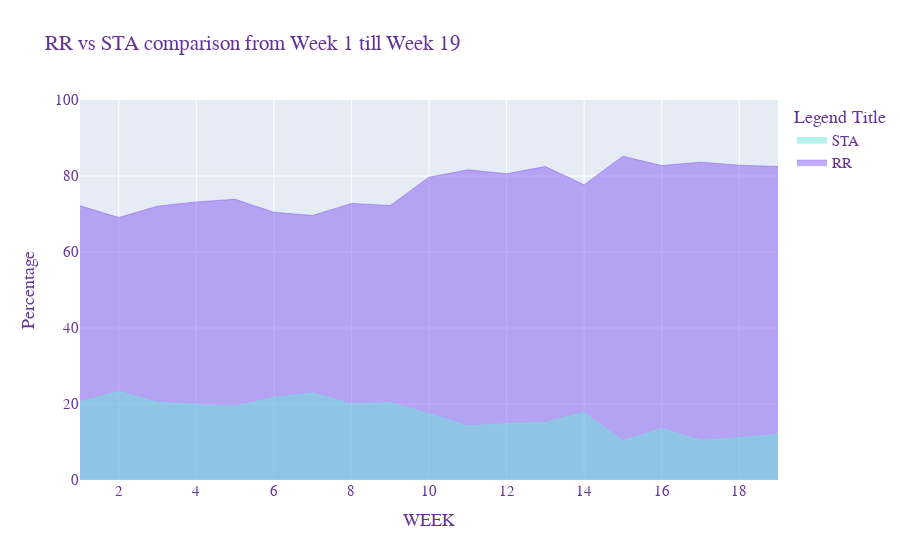

Notebook code for this chart:
### Code cell
x = data_vis.WEEK.to_list()
y1 = data_vis.RR.to_list()
y2 = data_vis.STA.to_list()
# y2 = [34, 21, 45, 27]

layout = go.Layout(
    title="RR vs STA comparison from Week 1 till Week 19",
    xaxis=dict(
        title="WEEK"
    ),
    yaxis=dict(
        title="Percentage"
    ) ) 

fig2 = go.Figure(layout=layout)


fig2.add_trace(go.Scatter(
    x=x, y=y1,
    hoverinfo='x+y',
    mode='lines',
    line=dict(width=0.5, color='rgb(131, 90, 241)'),
    stackgroup='one',
    name = "RR",
     # define stack group,
    
))

fig2.add_trace(go.Scatter
    (x=x, y=y2,
    hoverinfo='x+y', 
    mode='lines',
    line=dict(width=0.5, color='rgb(111, 231, 219)'), 
    stackgroup='two',
    name = "STA",
    ))

fig2.update_layout (yaxis_range=(0, 100),  font = dict(
        family = "Courier New, monospace",
        size = 15,
        color="RebeccaPurple"), legend_title = "Legend Title"
        )
fig2.show()

### Figure 1 — Plotly figure (JSON) as saved in the notebook; plotly's stock layout.template omitted (floating-point values rounded to 4 significant figures)
{"data": [{"hoverinfo": "x+y", "line": {"color": "rgb(131, 90, 241)", "width": 0.5}, "mode": "lines", "name": "RR", "stackgroup": "one", "type": "scatter", "x": [1, 2, 3, 4, 5, 6, 7, 8, 9, 10, 11, 12, 13, 14, 15, 16, 17, 18, 19], "y": [72.15, 69.06, 72.06, 73.18, 73.87, 70.44, 69.62, 72.78, 72.23, 79.69, 81.62, 80.59, 82.48, 77.68, 85.19, 82.74, 83.64, 82.84, 82.51]}, {"hoverinfo": "x+y", "line": {"color": "rgb(111, 231, 219)", "width": 0.5}, "mode": "lines", "name": "STA", "stackgroup": "two", "type": "scatter", "x": [1, 2, 3, 4, 5, 6, 7, 8, 9, 10, 11, 12, 13, 14, 15, 16, 17, 18, 19], "y": [20.54, 23.3, 20.43, 19.97, 19.32, 21.74, 22.94, 20, 20.38, 17.44, 14.21, 14.85, 15.11, 17.81, 10.33, 13.54, 10.46, 11.12, 12.05]}], "layout": {"font": {"color": "RebeccaPurple", "family": "Courier New, monospace", "size": 15}, "legend": {"title": {"text": "Legend Title"}}, "title": {"text": "RR vs STA comparison from Week 1 till Week 19"}, "xaxis": {"title": {"text": "WEEK"}}, "yaxis": {"range": [0, 100], "title": {"text": "Percentage"}}}}
